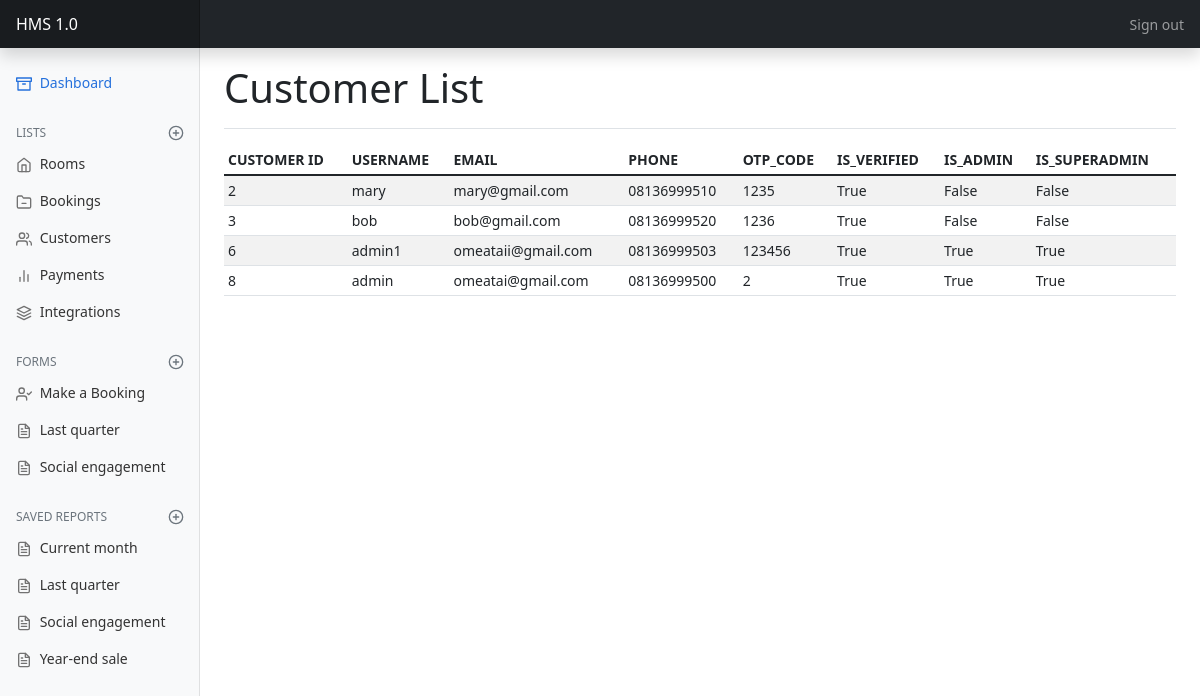
The app's page /customers/, older data.
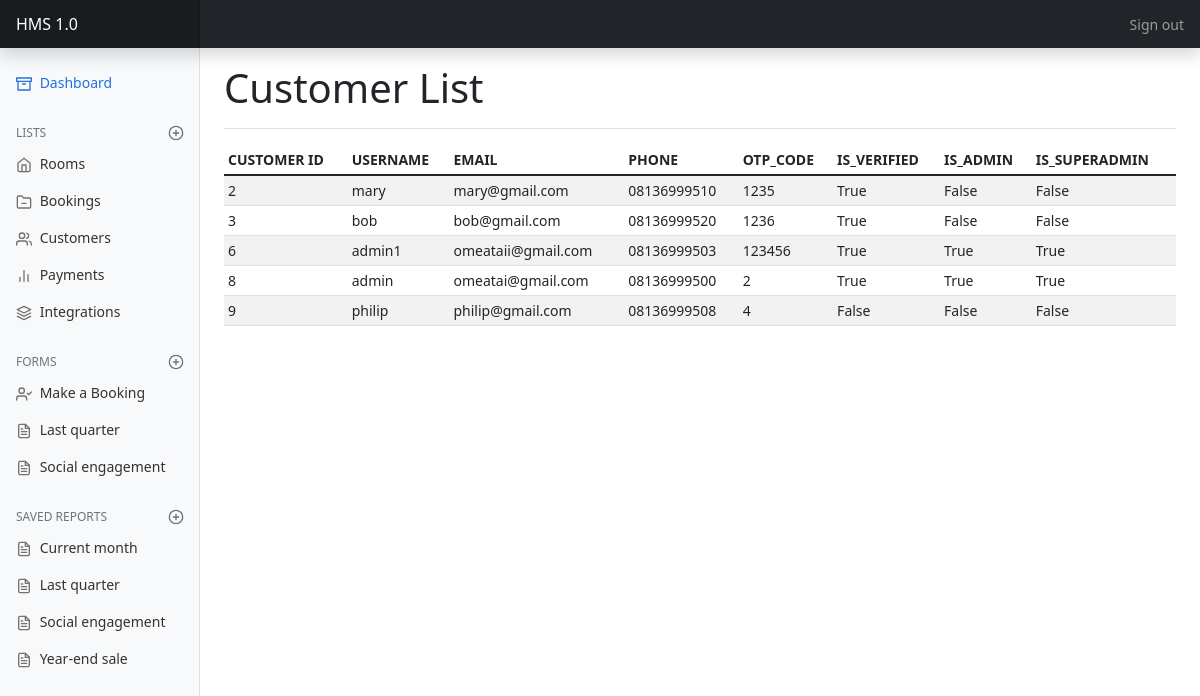
The same page, newer data.
### hotel/models.py (models this page shows, shortened)
class User(AbstractUser):
    username = models.CharField(max_length=200, unique=True)
    email = models.EmailField(max_length=200, unique=True)
    phone_number = models.CharField(max_length=200, unique=True)
    password = models.CharField(max_length=200)
    otp_code = models.CharField(max_length=200, default=None, unique=True, null=True)
    email_verified = models.BooleanField(default=False)
    is_admin = models.BooleanField(default=False)
    is_superadmin = models.BooleanField(default=False)
    created_at = models.DateTimeField(auto_now_add=True, null=True)
    updated_at = models.DateTimeField(auto_now=True, null=True)

### hotel/views.py (the view)
# urls.py: path('customers/', views.CustomerList.as_view(), name='customer_lists'),
class CustomerList(ListView):
    model = User

### hotel/templates/hotel/user_list.html
{% extends "hotel/base_dashboard.html" %}
{% load static %}
{% block heading %}
    <h1>Customer List</h1>
{% endblock heading %}
{% block main %}
        <div class="table-responsive">
        <table class="table table-striped table-sm">
            <thead>
            <tr>
                <th scope="col">CUSTOMER ID</th>
                <th scope="col">USERNAME</th>
                <th scope="col">EMAIL</th>
                <th scope="col">PHONE</th>
                <th scope="col">OTP_CODE</th>
                <th scope="col">IS_VERIFIED</th>
                <th scope="col">IS_ADMIN</th>
                <th scope="col">IS_SUPERADMIN</th>
            </tr>
            </thead>
            <tbody>
            {% for customer in user_list %}
            <tr>
                <td>{{customer.id}}</td>
                <td>{{customer.username}}</td>
                <td>{{customer.email}}</td>
                <td>{{customer.phone_number}}</td>
                <td>{{customer.otp_code}}</td>
                <td>{{customer.email_verified}}</td>
                <td>{{customer.is_admin}}</td>
                <td>{{customer.is_superadmin}}</td>
            </tr>
            {% endfor %}
            </tbody>
        </table>
        </div>
{% endblock main %}

Row changes from the older to the newer data that the page shows:
added User: id "9", username "philip", email "philip@gmail.com", phone_number "08136999508", otp_code "4", email_verified "False", is_admin "False", is_superadmin "False"
